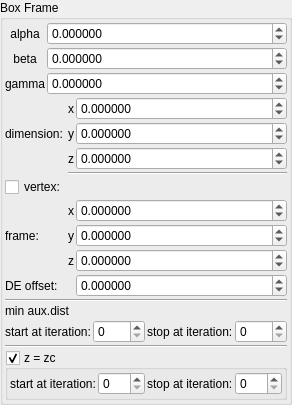
    <widget class="QGroupBox" name="groupBox_9">
     <property name="title">
      <string>Box Frame</string>
     </property>
     <layout class="QVBoxLayout" name="verticalLayout_13" stretch="0,0,0,0,0,0,0">
      <property name="spacing">
       <number>2</number>
      </property>
      <property name="leftMargin">
       <number>2</number>
      </property>
      <property name="topMargin">
       <number>2</number>
      </property>
      <property name="rightMargin">
       <number>2</number>
      </property>
      <property name="bottomMargin">
       <number>2</number>
      </property>
      <item>
       <layout class="QGridLayout" name="gridLayout_26" columnstretch="0,1">
        <property name="spacing">
         <number>2</number>
        </property>
        <item row="2" column="0">
         <widget class="QLabel" name="label_37">
          <property name="text">
           <string notr="true">gamma</string>
          </property>
          <property name="alignment">
           <set>Qt::AlignCenter</set>
          </property>
         </widget>
        </item>
        <item row="1" column="0">
         <widget class="QLabel" name="label_38">
          <property name="text">
           <string notr="true">beta</string>
          </property>
          <property name="alignment">
           <set>Qt::AlignCenter</set>
          </property>
         </widget>
        </item>
        <item row="0" column="0">
         <widget class="QLabel" name="label_39">
          <property name="text">
           <string notr="true">alpha</string>
          </property>
          <property name="alignment">
           <set>Qt::AlignCenter</set>
          </property>
         </widget>
        </item>
        <item row="0" column="1">
         <widget class="MyDoubleSpinBox" name="spinboxd3_transf_rotation2_x">
          <property name="sizePolicy">
           <sizepolicy hsizetype="Minimum" vsizetype="Maximum">
            <horstretch>0</horstretch>
            <verstretch>0</verstretch>
           </sizepolicy>
          </property>
          <property name="prefix">
           <string/>
          </property>
          <property name="suffix">
           <string/>
          </property>
          <property name="decimals">
           <number>6</number>
          </property>
          <property name="minimum">
           <double>-36000.000000000000000</double>
          </property>
          <property name="maximum">
           <double>36000.000000000000000</double>
          </property>
          <property name="singleStep">
           <double>1.000000000000000</double>
          </property>
         </widget>
        </item>
        <item row="1" column="1">
         <widget class="MyDoubleSpinBox" name="spinboxd3_transf_rotation2_y">
          <property name="sizePolicy">
           <sizepolicy hsizetype="Minimum" vsizetype="Maximum">
            <horstretch>0</horstretch>
            <verstretch>0</verstretch>
           </sizepolicy>
          </property>
          <property name="prefix">
           <string/>
          </property>
          <property name="suffix">
           <string/>
          </property>
          <property name="decimals">
           <number>6</number>
          </property>
          <property name="minimum">
           <double>-36000.000000000000000</double>
          </property>
          <property name="maximum">
           <double>36000.000000000000000</double>
          </property>
          <property name="singleStep">
           <double>1.000000000000000</double>
          </property>
         </widget>
        </item>
        <item row="2" column="1">
         <widget class="MyDoubleSpinBox" name="spinboxd3_transf_rotation2_z">
          <property name="sizePolicy">
           <sizepolicy hsizetype="Minimum" vsizetype="Maximum">
            <horstretch>0</horstretch>
            <verstretch>0</verstretch>
           </sizepolicy>
          </property>
          <property name="prefix">
           <string/>
          </property>
          <property name="suffix">
           <string/>
          </property>
          <property name="decimals">
           <number>6</number>
          </property>
          <property name="minimum">
           <double>-36000.000000000000000</double>
          </property>
          <property name="maximum">
           <double>36000.000000000000000</double>
          </property>
          <property name="singleStep">
           <double>1.000000000000000</double>
          </property>
         </widget>
        </item>
       </layout>
      </item>
      <item>
       <layout class="QGridLayout" name="gridLayout_14" columnstretch="0,0,1">
        <property name="spacing">
         <number>2</number>
        </property>
        <item row="1" column="2">
         <widget class="MyDoubleSpinBox" name="spinbox3_transf_offsetC_111_y">
          <property name="sizePolicy">
           <sizepolicy hsizetype="Minimum" vsizetype="Maximum">
            <horstretch>0</horstretch>
            <verstretch>0</verstretch>
           </sizepolicy>
          </property>
          <property name="prefix">
           <string/>
          </property>
          <property name="suffix">
           <string/>
          </property>
          <property name="decimals">
           <number>6</number>
          </property>
          <property name="minimum">
           <double>-99.989999999999995</double>
          </property>
          <property name="maximum">
           <double>99.989999999999995</double>
          </property>
          <property name="singleStep">
           <double>0.100000000000000</double>
          </property>
         </widget>
        </item>
        <item row="0" column="2">
         <widget class="MyDoubleSpinBox" name="spinbox3_transf_offsetC_111_x">
          <property name="sizePolicy">
           <sizepolicy hsizetype="Minimum" vsizetype="Maximum">
            <horstretch>0</horstretch>
            <verstretch>0</verstretch>
           </sizepolicy>
          </property>
          <property name="prefix">
           <string/>
          </property>
          <property name="suffix">
           <string/>
          </property>
          <property name="decimals">
           <number>6</number>
          </property>
          <property name="minimum">
           <double>-99.989999999999995</double>
          </property>
          <property name="maximum">
           <double>99.989999999999995</double>
          </property>
          <property name="singleStep">
           <double>0.100000000000000</double>
          </property>
         </widget>
        </item>
        <item row="2" column="2">
         <widget class="MyDoubleSpinBox" name="spinbox3_transf_offsetC_111_z">
          <property name="sizePolicy">
           <sizepolicy hsizetype="Minimum" vsizetype="Maximum">
            <horstretch>0</horstretch>
            <verstretch>0</verstretch>
           </sizepolicy>
          </property>
          <property name="prefix">
           <string/>
          </property>
          <property name="suffix">
           <string/>
          </property>
          <property name="decimals">
           <number>6</number>
          </property>
          <property name="minimum">
           <double>-99.989999999999995</double>
          </property>
          <property name="maximum">
           <double>99.989999999999995</double>
          </property>
          <property name="singleStep">
           <double>0.100000000000000</double>
          </property>
         </widget>
        </item>
        <item row="3" column="1" colspan="2">
         <widget class="Line" name="line">
          <property name="orientation">
           <enum>Qt::Horizontal</enum>
          </property>
         </widget>
        </item>
        <item row="5" column="1">
         <widget class="QLabel" name="label_125">
          <property name="sizePolicy">
           <sizepolicy hsizetype="Preferred" vsizetype="Preferred">
            <horstretch>0</horstretch>
            <verstretch>0</verstretch>
           </sizepolicy>
          </property>
          <property name="text">
           <string notr="true">x</string>
          </property>
          <property name="alignment">
           <set>Qt::AlignRight|Qt::AlignTrailing|Qt::AlignVCenter</set>
          </property>
         </widget>
        </item>
        <item row="1" column="0">
         <widget class="QLabel" name="label_109">
          <property name="text">
           <string>dimension:</string>
          </property>
         </widget>
        </item>
        <item row="4" column="0">
         <widget class="MyCheckBox" name="checkBox_transf_function_enabledSw_false">
          <property name="enabled">
           <bool>true</bool>
          </property>
          <property name="font">
           <font>
            <weight>50</weight>
            <bold>false</bold>
           </font>
          </property>
          <property name="text">
           <string>vertex:</string>
          </property>
         </widget>
        </item>
        <item row="5" column="2">
         <widget class="MyDoubleSpinBox" name="spinbox_transf_offset_p01">
          <property name="sizePolicy">
           <sizepolicy hsizetype="Minimum" vsizetype="Maximum">
            <horstretch>0</horstretch>
            <verstretch>0</verstretch>
           </sizepolicy>
          </property>
          <property name="prefix">
           <string/>
          </property>
          <property name="suffix">
           <string/>
          </property>
          <property name="decimals">
           <number>6</number>
          </property>
          <property name="minimum">
           <double>-99.989999999999995</double>
          </property>
          <property name="maximum">
           <double>99.989999999999995</double>
          </property>
          <property name="singleStep">
           <double>0.010000000000000</double>
          </property>
         </widget>
        </item>
        <item row="6" column="1">
         <widget class="QLabel" name="label_128">
          <property name="sizePolicy">
           <sizepolicy hsizetype="Preferred" vsizetype="Preferred">
            <horstretch>0</horstretch>
            <verstretch>0</verstretch>
           </sizepolicy>
          </property>
          <property name="text">
           <string notr="true">y</string>
          </property>
          <property name="alignment">
           <set>Qt::AlignRight|Qt::AlignTrailing|Qt::AlignVCenter</set>
          </property>
         </widget>
        </item>
        <item row="2" column="1">
         <widget class="QLabel" name="label_130">
          <property name="sizePolicy">
           <sizepolicy hsizetype="Preferred" vsizetype="Preferred">
            <horstretch>0</horstretch>
            <verstretch>0</verstretch>
           </sizepolicy>
          </property>
          <property name="text">
           <string notr="true">z</string>
          </property>
          <property name="alignment">
           <set>Qt::AlignRight|Qt::AlignTrailing|Qt::AlignVCenter</set>
          </property>
         </widget>
        </item>
        <item row="7" column="2">
         <widget class="MyDoubleSpinBox" name="spinbox_transf_offsetB_p01">
          <property name="sizePolicy">
           <sizepolicy hsizetype="Minimum" vsizetype="Maximum">
            <horstretch>0</horstretch>
            <verstretch>0</verstretch>
           </sizepolicy>
          </property>
          <property name="prefix">
           <string/>
          </property>
          <property name="suffix">
           <string/>
          </property>
          <property name="decimals">
           <number>6</number>
          </property>
          <property name="minimum">
           <double>-99.989999999999995</double>
          </property>
          <property name="maximum">
           <double>99.989999999999995</double>
          </property>
          <property name="singleStep">
           <double>0.010000000000000</double>
          </property>
         </widget>
        </item>
        <item row="1" column="1">
         <widget class="QLabel" name="label_126">
          <property name="sizePolicy">
           <sizepolicy hsizetype="Preferred" vsizetype="Preferred">
            <horstretch>0</horstretch>
            <verstretch>0</verstretch>
           </sizepolicy>
          </property>
          <property name="text">
           <string notr="true">y</string>
          </property>
          <property name="alignment">
           <set>Qt::AlignRight|Qt::AlignTrailing|Qt::AlignVCenter</set>
          </property>
         </widget>
        </item>
        <item row="0" column="1">
         <widget class="QLabel" name="label_122">
          <property name="sizePolicy">
           <sizepolicy hsizetype="Preferred" vsizetype="Preferred">
            <horstretch>0</horstretch>
            <verstretch>0</verstretch>
           </sizepolicy>
          </property>
          <property name="text">
           <string notr="true">x</string>
          </property>
          <property name="alignment">
           <set>Qt::AlignRight|Qt::AlignTrailing|Qt::AlignVCenter</set>
          </property>
         </widget>
        </item>
        <item row="6" column="2">
         <widget class="MyDoubleSpinBox" name="spinbox_transf_offsetA_p01">
          <property name="sizePolicy">
           <sizepolicy hsizetype="Minimum" vsizetype="Maximum">
            <horstretch>0</horstretch>
            <verstretch>0</verstretch>
           </sizepolicy>
          </property>
          <property name="prefix">
           <string/>
          </property>
          <property name="suffix">
           <string/>
          </property>
          <property name="decimals">
           <number>6</number>
          </property>
          <property name="minimum">
           <double>-99.989999999999995</double>
          </property>
          <property name="maximum">
           <double>99.989999999999995</double>
          </property>
          <property name="singleStep">
           <double>0.010000000000000</double>
          </property>
         </widget>
        </item>
        <item row="7" column="1">
         <widget class="QLabel" name="label_129">
          <property name="sizePolicy">
           <sizepolicy hsizetype="Preferred" vsizetype="Preferred">
            <horstretch>0</horstretch>
            <verstretch>0</verstretch>
           </sizepolicy>
          </property>
          <property name="text">
           <string notr="true">z</string>
          </property>
          <property name="alignment">
           <set>Qt::AlignRight|Qt::AlignTrailing|Qt::AlignVCenter</set>
          </property>
         </widget>
        </item>
        <item row="8" column="2">
         <widget class="MyDoubleSpinBox" name="spinbox_analyticDE_offset_0">
          <property name="sizePolicy">
           <sizepolicy hsizetype="Minimum" vsizetype="Maximum">
            <horstretch>0</horstretch>
            <verstretch>0</verstretch>
           </sizepolicy>
          </property>
          <property name="prefix">
           <string/>
          </property>
          <property name="suffix">
           <string/>
          </property>
          <property name="decimals">
           <number>6</number>
          </property>
          <property name="minimum">
           <double>-99.989999999999995</double>
          </property>
          <property name="maximum">
           <double>99.989999999999995</double>
          </property>
          <property name="singleStep">
           <double>0.100000000000000</double>
          </property>
         </widget>
        </item>
        <item row="8" column="0">
         <widget class="QLabel" name="label_110">
          <property name="text">
           <string>DE offset:</string>
          </property>
         </widget>
        </item>
        <item row="6" column="0">
         <widget class="QLabel" name="label_111">
          <property name="text">
           <string>frame:</string>
          </property>
         </widget>
        </item>
       </layout>
      </item>
      <item>
       <widget class="Line" name="line_2">
        <property name="orientation">
         <enum>Qt::Horizontal</enum>
        </property>
       </widget>
      </item>
      <item>
       <widget class="QLabel" name="label_112">
        <property name="text">
         <string>min aux.dist</string>
        </property>
       </widget>
      </item>
      <item>
       <layout class="QGridLayout" name="gridLayout_21" columnstretch="0,1,0,1">
        <property name="spacing">
         <number>2</number>
        </property>
        <item row="0" column="1">
         <widget class="MySpinBox" name="spinboxInt_transf_start_iterations_G">
          <property name="sizePolicy">
           <sizepolicy hsizetype="Minimum" vsizetype="Maximum">
            <horstretch>0</horstretch>
            <verstretch>0</verstretch>
           </sizepolicy>
          </property>
          <property name="maximum">
           <number>999</number>
          </property>
         </widget>
        </item>
        <item row="0" column="2">
         <widget class="QLabel" name="label_276">
          <property name="text">
           <string>stop at iteration:</string>
          </property>
         </widget>
        </item>
        <item row="0" column="0">
         <widget class="QLabel" name="label_281">
          <property name="text">
           <string>start at iteration:</string>
          </property>
         </widget>
        </item>
        <item row="0" column="3">
         <widget class="MySpinBox" name="spinboxInt_transf_stop_iterations_G">
          <property name="sizePolicy">
           <sizepolicy hsizetype="Minimum" vsizetype="Maximum">
            <horstretch>0</horstretch>
            <verstretch>0</verstretch>
           </sizepolicy>
          </property>
          <property name="maximum">
           <number>999</number>
          </property>
         </widget>
        </item>
       </layout>
      </item>
      <item>
       <widget class="Line" name="line_3">
        <property name="orientation">
         <enum>Qt::Horizontal</enum>
        </property>
       </widget>
      </item>
      <item>
       <widget class="MyGroupBox" name="groupCheck_transf_function_enabledZc_false">
        <property name="toolTip">
         <string/>
        </property>
        <property name="title">
         <string>z = zc&amp;</string>
        </property>
        <property name="checkable">
         <bool>true</bool>
        </property>
        <layout class="QVBoxLayout" name="verticalLayout_58">
         <property name="spacing">
          <number>2</number>
         </property>
         <property name="leftMargin">
          <number>2</number>
         </property>
         <property name="topMargin">
          <number>2</number>
         </property>
         <property name="rightMargin">
          <number>2</number>
         </property>
         <property name="bottomMargin">
          <number>2</number>
         </property>
         <item>
          <layout class="QGridLayout" name="gridLayout_19" columnstretch="0,1,0,1">
           <property name="spacing">
            <number>2</number>
           </property>
           <item row="0" column="1">
            <widget class="MySpinBox" name="spinboxInt_transf_start_iterations_Zc">
             <property name="sizePolicy">
              <sizepolicy hsizetype="Minimum" vsizetype="Maximum">
               <horstretch>0</horstretch>
               <verstretch>0</verstretch>
              </sizepolicy>
             </property>
             <property name="maximum">
              <number>999</number>
             </property>
            </widget>
           </item>
           <item row="0" column="2">
            <widget class="QLabel" name="label_270">
             <property name="text">
              <string>stop at iteration:</string>
             </property>
            </widget>
           </item>
           <item row="0" column="0">
            <widget class="QLabel" name="label_269">
             <property name="text">
              <string>start at iteration:</string>
             </property>
            </widget>
           </item>
           <item row="0" column="3">
            <widget class="MySpinBox" name="spinboxInt_transf_stop_iterations_Zc">
             <property name="sizePolicy">
              <sizepolicy hsizetype="Minimum" vsizetype="Maximum">
               <horstretch>0</horstretch>
               <verstretch>0</verstretch>
              </sizepolicy>
             </property>
             <property name="maximum">
              <number>999</number>
             </property>
            </widget>
           </item>
          </layout>
         </item>
        </layout>
       </widget>
      </item>
     </layout>
    </widget>
